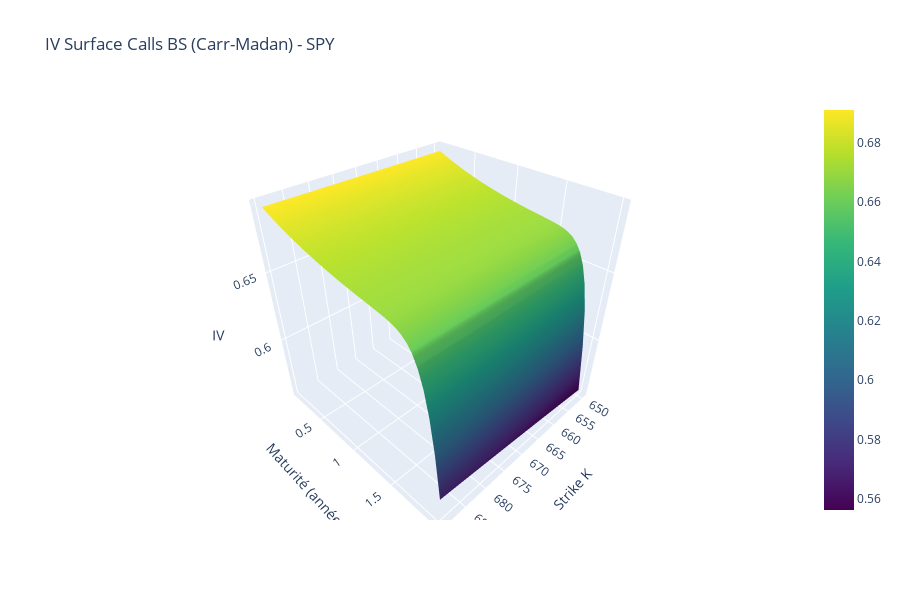
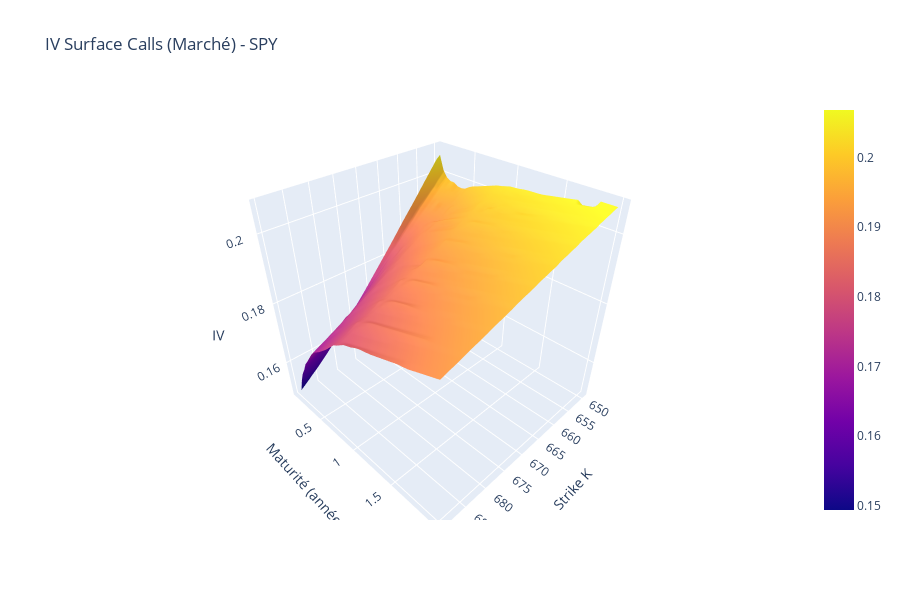

The cell these charts' notebook holds for them, in order:
### Markdown cell above
## Étape 3 — Surfaces analytiques Carr-Madan & IV

### Code cell
K_grid = np.arange(S0_ref - span_mc, S0_ref + span_mc + step_strike, step_strike)
T_grid = np.linspace(0.1, min(iv_T_max, years_ahead), n_maturities)
print(f"Grille strikes: {len(K_grid)} points | Maturités: {len(T_grid)}")

params_cm = HestonParams(
    kappa=torch.tensor(calib_params['kappa'], dtype=torch.float64),
    theta=torch.tensor(calib_params['theta'], dtype=torch.float64),
    sigma=torch.tensor(calib_params['sigma'], dtype=torch.float64),
    rho=torch.tensor(calib_params['rho'], dtype=torch.float64),
    v0=torch.tensor(calib_params['v0'], dtype=torch.float64),
)

call_prices_cm = np.zeros((len(T_grid), len(K_grid)))
put_prices_cm = np.zeros_like(call_prices_cm)
Ks_t = torch.tensor(K_grid, dtype=torch.float64)

for i, T_val in enumerate(T_grid):
    call_anal = carr_madan_call_torch(S0_ref, rf_rate, div_yield, float(T_val), params_cm, Ks_t)
    discount_factor = torch.exp(-torch.tensor(rf_rate * T_val, dtype=torch.float64))
    forward_factor = torch.exp(-torch.tensor(div_yield * T_val, dtype=torch.float64))
    put_anal = call_anal - S0_ref * forward_factor + Ks_t * discount_factor
    call_prices_cm[i, :] = call_anal.detach().cpu().numpy()
    put_prices_cm[i, :] = put_anal.detach().cpu().numpy()

print("Prix Carr-Madan calculés.")

call_iv_cm = np.zeros_like(call_prices_cm)
for i, T_val in enumerate(T_grid):
    for j, K_val in enumerate(K_grid):
        call_iv_cm[i, j] = implied_vol_option(call_prices_cm[i, j], S0_ref, K_val, T_val, rf_rate, "call")

KK_cm, TT_cm = np.meshgrid(K_grid, T_grid)
fig_iv_calls_cm = go.Figure(data=[go.Surface(x=KK_cm, y=TT_cm, z=call_iv_cm, colorscale='Viridis')])
fig_iv_calls_cm.update_layout(title=f"IV Surface Calls BS (Carr-Madan) - {ticker}", scene=dict(xaxis_title='Strike K', yaxis_title='Maturité (années)', zaxis_title='IV'), height=600)
fig_iv_calls_cm.show()

market_iv_df = calls_df.dropna(subset=["iv_market"]).copy()
market_iv_df = market_iv_df[(market_iv_df["T"] >= MIN_IV_MATURITY) & (market_iv_df["iv_market"] > 0)]
if len(market_iv_df) >= 5:
    points = market_iv_df[["K", "T"]].to_numpy()
    values = market_iv_df["iv_market"].to_numpy()
    market_iv_surface = griddata(points, values, (KK_cm, TT_cm), method="linear")
    if market_iv_surface is None or np.all(np.isnan(market_iv_surface)):
        market_iv_surface = griddata(points, values, (KK_cm, TT_cm), method="nearest")
    else:
        nan_mask = np.isnan(market_iv_surface)
        if nan_mask.any():
            market_iv_surface[nan_mask] = griddata(points, values, (KK_cm[nan_mask], TT_cm[nan_mask]), method="nearest")
    fig_iv_market = go.Figure(data=[go.Surface(x=KK_cm, y=TT_cm, z=market_iv_surface, colorscale='Plasma')])
    fig_iv_market.update_layout(title=f"IV Surface Calls (Marché) - {ticker}", scene=dict(xaxis_title='Strike K', yaxis_title='Maturité (années)', zaxis_title='IV'), height=600)
    fig_iv_market.show()
else:
    print("Pas assez de points IV marché pour construire une surface.")

### Figure 1 — Plotly figure (JSON) as saved in the notebook; plotly's stock layout.template omitted (floating-point values rounded to 4 significant figures; data arrays with more than 128 entries replaced by an {"elided": "..."} marker saying what was removed)
{"data": [{"colorscale": [[0, "#440154"], [0.1111, "#482878"], [0.2222, "#3e4989"], [0.3333, "#31688e"], [0.4444, "#26828e"], [0.5556, "#1f9e89"], [0.6667, "#35b779"], [0.7778, "#6ece58"], [0.8889, "#b5de2b"], [1, "#fde725"]], "type": "surface", "x": {"elided": "40x41 float values"}, "y": {"elided": "40x41 float values"}, "z": {"elided": "40x41 float values"}}], "layout": {"height": 600, "scene": {"xaxis": {"title": {"text": "Strike K"}}, "yaxis": {"title": {"text": "Maturité (années)"}}, "zaxis": {"title": {"text": "IV"}}}, "title": {"text": "IV Surface Calls BS (Carr-Madan) - SPY"}}}

### Figure 2 — Plotly figure (JSON) as saved in the notebook; plotly's stock layout.template omitted (floating-point values rounded to 4 significant figures; data arrays with more than 128 entries replaced by an {"elided": "..."} marker saying what was removed)
{"data": [{"colorscale": [[0, "#0d0887"], [0.1111, "#46039f"], [0.2222, "#7201a8"], [0.3333, "#9c179e"], [0.4444, "#bd3786"], [0.5556, "#d8576b"], [0.6667, "#ed7953"], [0.7778, "#fb9f3a"], [0.8889, "#fdca26"], [1, "#f0f921"]], "type": "surface", "x": {"elided": "40x41 float values"}, "y": {"elided": "40x41 float values"}, "z": {"elided": "40x41 float values"}}], "layout": {"height": 600, "scene": {"xaxis": {"title": {"text": "Strike K"}}, "yaxis": {"title": {"text": "Maturité (années)"}}, "zaxis": {"title": {"text": "IV"}}}, "title": {"text": "IV Surface Calls (Marché) - SPY"}}}
